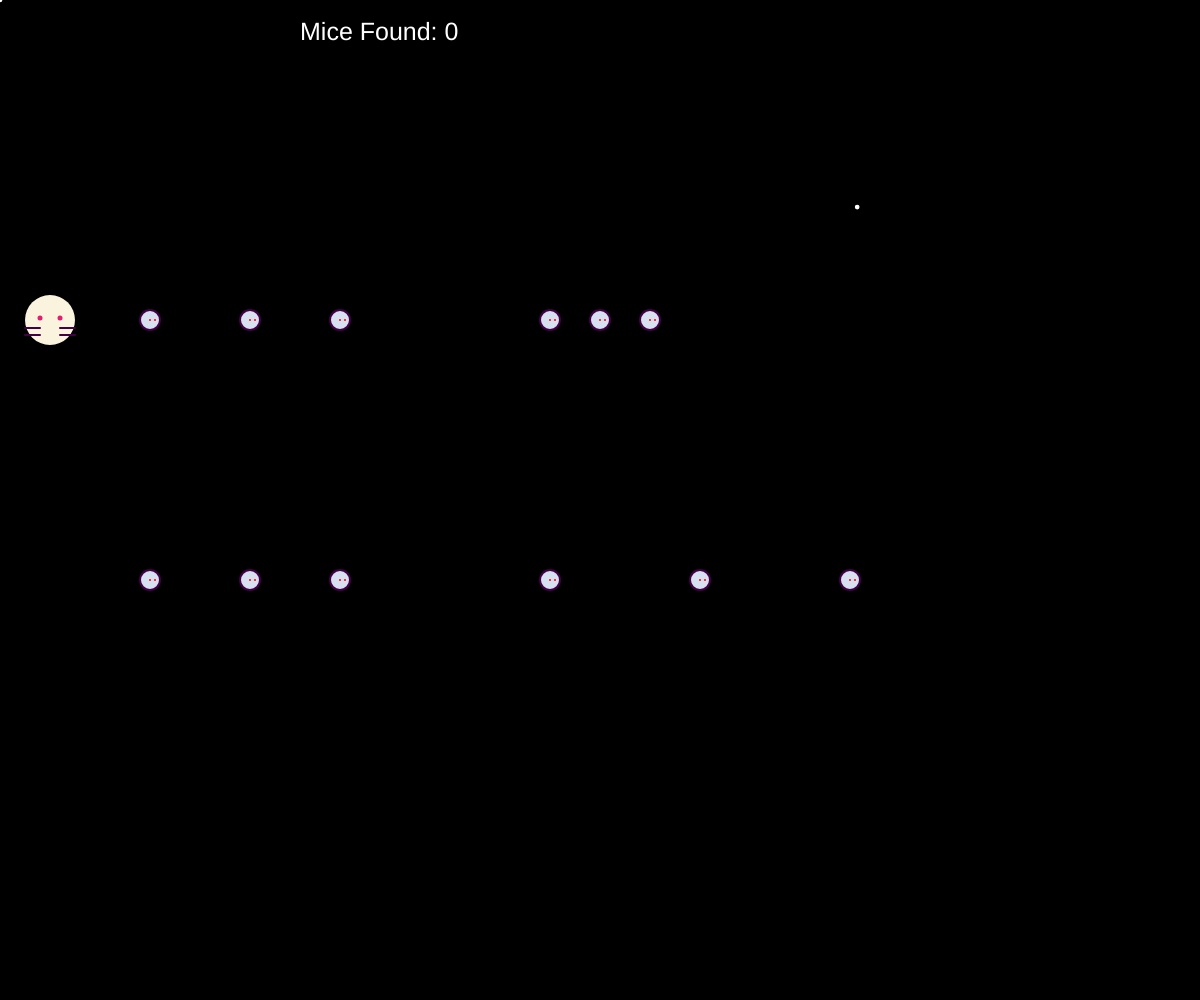
Frame 1 (no input)
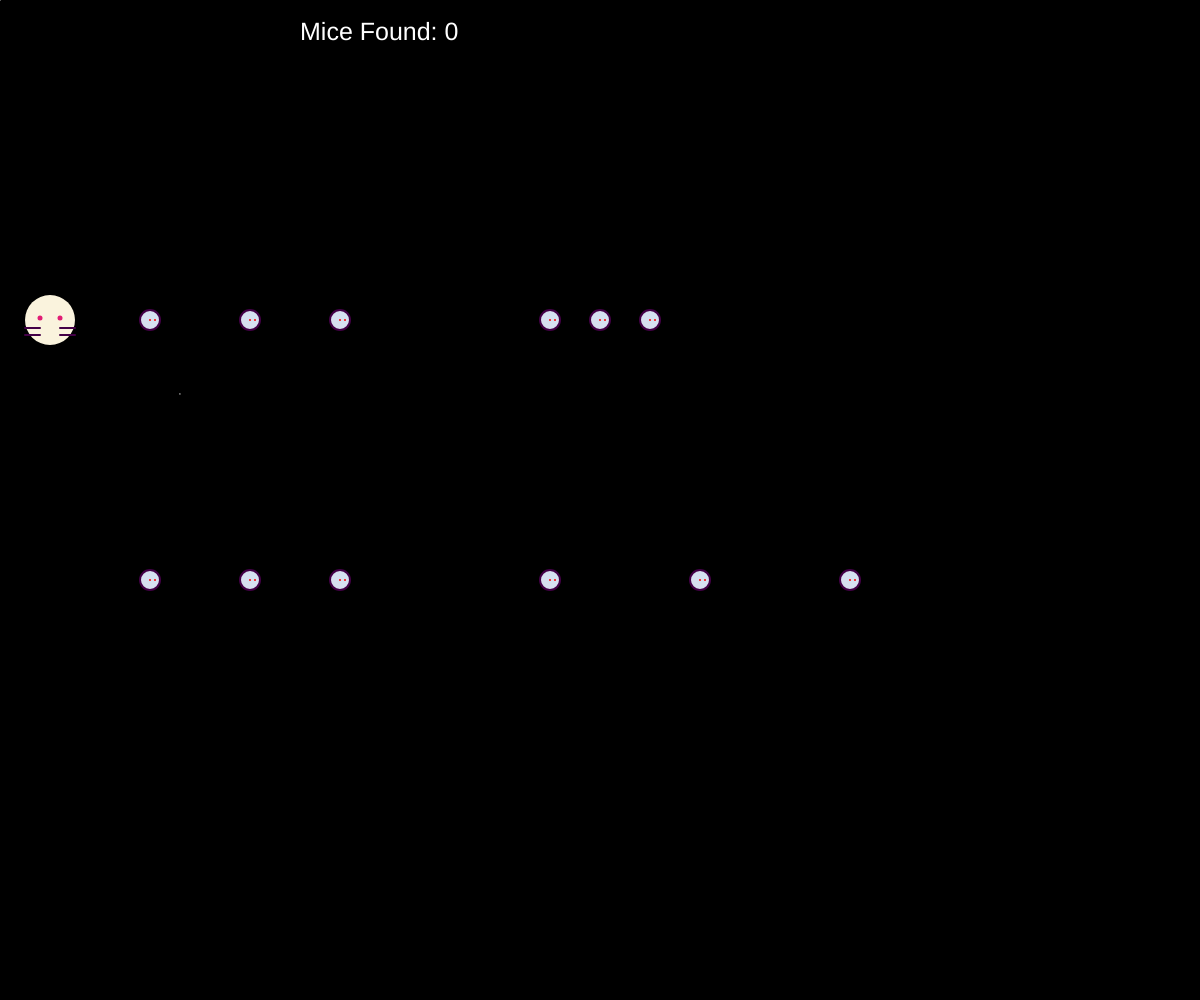
Frame 60 (no input)
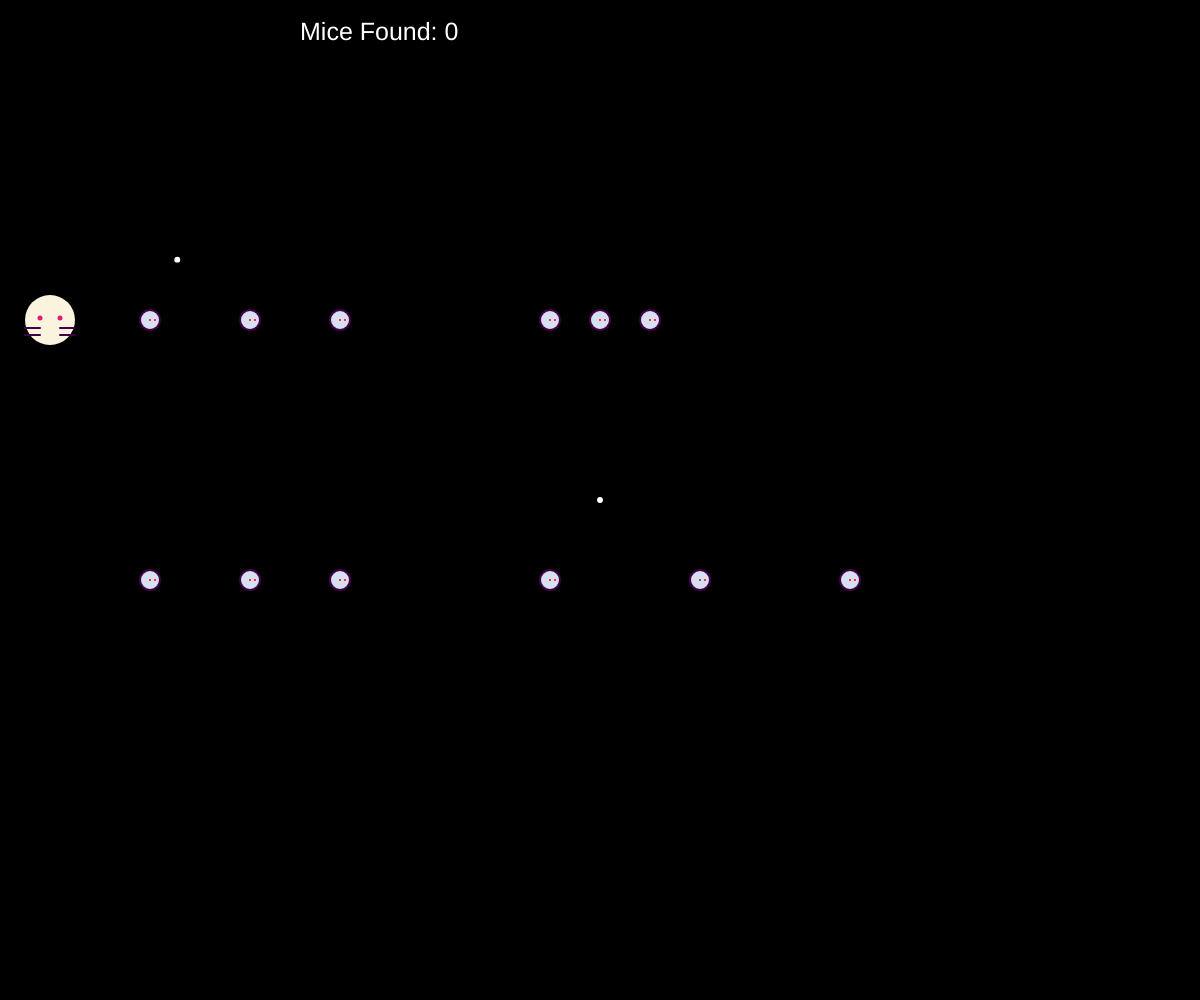
Frame 120 (the mouse pressed at the canvas centre since frame 60)

The p5.js sketch that drew these frames (run headless with seeded random() and noise() and a simulated clock; from frame 60 on, the mouse is pressed at the canvas centre):

// p5.js sketch
// ── sketch.js
function setup() {
  setUpGame();
}

// DRAW FUNCTION
function draw() {
  drawStars();
  drawCatCharacter();
  drawMouseCharacter();
  moveCatCharacter();
  drawGameScore();
}

// KEY PRESSED FUNCTION
function keyPressed() {
  // if this key is pressed, then the cat moves to the left
  if (keyCode == 37) {
    is_left = true;
  }

  // if this key is pressed, then the cat moves to the right
  if (keyCode == 39) {
    is_right = true;
  }

  // if this key is pressed, then the cat moves down
  if (keyCode == 40) {
    is_down = true;
  }

  // if this key is pressed, then the cat moves up
  if (keyCode == 38) {
    is_up = true;
  }
}

function keyReleased() {
  if (keyCode == 37) {
    is_left = false;
  }

  if (keyCode == 39) {
    is_right = false;
  }

  if (keyCode == 40) {
    is_down = false;
  }

  if (keyCode == 38) {
    is_up = false;
  }
}

// FOUND MOUSE FUNCTION
function mouseFound(mouse) {
  let distance;

  // Calculate distance based on the mouse and cat position(s)
  distance = int(dist(mouse.x_pos, mouse.y_pos, cat_x, cat_y));

  // If distance is equal to twenty then increment the game score by one
  // Set isFound to true
  if (distance == 20) {
    game_score += 1;
    isFound = true;
  }

  // Reset the game score once the mice have been found
  if (mouseFound == 10 || isFound) {
    game_score = 0;
    isFound = false;
    setup();
  }
}

// ── cat.js
// DRAW CAT

function drawCatCharacter() {
  // DRAW THE CAT'S FACE
  fill("#faf3dd");
  ellipse(cat_x, cat_y, 50, 50);

  // DRAW THE CAT'S EYES
  stroke("#e11d74");
  strokeWeight(5);
  point(cat_x - 10, cat_y - 2);
  point(cat_x + 10, cat_y - 2);

  // DRAW THE CAT'S WHISKERS
  stroke("#440047");
  strokeWeight(2);

  beginShape(LINES);
  vertex(cat_x - 25, cat_y + 8);
  vertex(cat_x - 10, cat_y + 8);
  endShape();

  beginShape(LINES);
  vertex(cat_x - 25, cat_y + 15);
  vertex(cat_x - 10, cat_y + 15);
  endShape();

  beginShape(LINES);
  vertex(cat_x + 25, cat_y + 8);
  vertex(cat_x + 10, cat_y + 8);
  endShape();

  beginShape(LINES);
  vertex(cat_x + 25, cat_y + 15);
  vertex(cat_x + 10, cat_y + 15);
  endShape();
}

// MOVE CAT CHARACTER FUNCTION
function moveCatCharacter() {
  // Move the character, ensuring that the character stays within the canvas
  if (is_left) {
    if (cat_x > width * 0.2) {
      cat_x -= 10;
    } else {
      scroll_position += 10;
    }
  }

  if (is_right) {
    if (cat_x < width * 0.8) {
      cat_x += 10;
    } else {
      scroll_position -= 10;
    }
  }

  if (is_down) {
    if (cat_y < height * 0.9) {
      cat_y += 10;
    } else {
      scroll_position -= 10;
    }
  }

  if (is_up) {
    if (cat_y > height * 0.2) {
      cat_y -= 10;
    } else {
      scroll_position += 10;
    }
  }
}

// ── mouse.js
function drawMouseCharacter() {
  // DRAW THE MICE
  for (let i = 0; i < mice.length; i++) {
    if (!isFound) {
      //mouse body
      fill("#d6e0f0");
      ellipse(mice[i].x_pos, mice[i].y_pos, 20, 20);
      mouseFound(mice[i]);
    }
  }

  // DRAW THE MICE'S EYES
  for (let j = 0; j < eyes.length; j++) {
    if (!isFound) {
      stroke("red");
      strokeWeight(2);
      point(eyes[j].x_pos, eyes[j].y_pos);
      mouseFound(eyes[j]);
    }
  }
}

// ── score.js
function drawGameScore() {
  // DISPLAY GAME SCORE
  fill(255, 255, 255);
  noStroke();

  textSize(25);
  textFont("Helvetica");
  text("Mice Found: " + game_score, 300, 40);
}

// ── setup.js
// BASED ON OlD WORK, ORIGINALLY POSTED HERE: https://github.com/HedonisticOpportunist/Cats-in-Neath/blob/master/scripts/sketch.js
// FURTHER IMPLEMENTATION IDEAS: https://github.com/HedonisticOpportunist/Game-Project-V2

// POSITION VARIABLES
let is_left;
let is_right;
let is_down;
let is_up;

// COLLISION DETECTION VARIABLES
let scroll_position;
let game_char_x;
let game_char_y;
let floor_pos_y;

// CAT POSITION COORDINATES
let cat_x;
let cat_y;

// GAME SCORE
let game_score;

// MOUSE FOUND
let isFound;

// ARRAYS
let mice;
let eyes;

function setUpGame() {
  createCanvas(windowWidth, windowHeight);

  // CHARACTER COLLISION CONTROL COORDINATES
  floor_pos_y = (height * 3) / 4;
  game_char_x = width / 2;
  game_char_y = floor_pos_y;
  game_char_world_x = game_char_x - scroll_position;
  game_char_world_x = game_char_x - scroll_position;

  // POSITION / BOOLEAN VARIABLES
  is_left = false;
  is_right = false;
  is_up = false;
  is_down = false;

  // CAT CHARACTER COORINATES
  cat_x = 50;
  cat_y = 320;

  // MOUSE COORINATES
  mouse_y = 320;
  mouse_second_y = 580;

  // Game score set to 0 so that player can start the game with a carte blanche
  game_score = 0;

  // Initialise is found to be false
  isFound = false;

  // Initialise mice objects within the mouse array.
  mice = [
    // First set of mice
    {
      x_pos: 150,
      y_pos: mouse_y,
    },
    {
      x_pos: 250,
      y_pos: mouse_y,
    },
    {
      x_pos: 340,
      y_pos: mouse_y,
    },
    // Second set of mice
    {
      x_pos: 550,
      y_pos: mouse_y,
    },
    {
      x_pos: 600,
      y_pos: mouse_y,
    },
    {
      x_pos: 650,
      y_pos: mouse_y,
    },
    // Third set of mice
    {
      x_pos: 150,
      y_pos: mouse_second_y,
    },
    {
      x_pos: 250,
      y_pos: mouse_second_y,
    },
    {
      x_pos: 340,
      y_pos: mouse_second_y,
    },
    // Fourth set of mice
    {
      x_pos: 550,
      y_pos: mouse_second_y,
    },
    {
      x_pos: 700,
      y_pos: mouse_second_y,
    },
    {
      x_pos: 850,
      y_pos: mouse_second_y,
    },
  ];

  // Initialise eyes for the wider mice eyes array.
  // The x position for each eye on the left side is incremented by five, so that the eyes display properly for each side.
  eyes = [
    // First set of mice
    {
      x_pos: 150,
      y_pos: mouse_y,
    },
    {
      x_pos: 150 + 5,
      y_pos: mouse_y,
    },
    {
      x_pos: 250,
      y_pos: mouse_y,
    },
    {
      x_pos: 250 + 5,
      y_pos: mouse_y,
    },
    {
      x_pos: 340,
      y_pos: mouse_y,
    },
    {
      x_pos: 340 + 5,
      y_pos: mouse_y,
    },
    // Second set of mice
    {
      x_pos: 550,
      y_pos: mouse_y,
    },
    {
      x_pos: 550 + 5,
      y_pos: mouse_y,
    },
    {
      x_pos: 600,
      y_pos: mouse_y,
    },
    {
      x_pos: 600 + 5,
      y_pos: mouse_y,
    },
    {
      x_pos: 650,
      y_pos: mouse_y,
    },
    {
      x_pos: 650 + 5,
      y_pos: mouse_y,
    },
    // Third set of mice
    {
      x_pos: 150,
      y_pos: mouse_second_y,
    },
    {
      x_pos: 150 + 5,
      y_pos: mouse_second_y,
    },
    {
      x_pos: 250,
      y_pos: mouse_second_y,
    },
    {
      x_pos: 250 + 5,
      y_pos: mouse_second_y,
    },
    {
      x_pos: 340,
      y_pos: mouse_second_y,
    },
    {
      x_pos: 340 + 5,
      y_pos: mouse_second_y,
    },
    // Fourth set of mice
    {
      x_pos: 550,
      y_pos: mouse_second_y,
    },
    {
      x_pos: 550 + 5,
      y_pos: mouse_second_y,
    },
    {
      x_pos: 700,
      y_pos: mouse_second_y,
    },
    {
      x_pos: 700 + 5,
      y_pos: mouse_second_y,
    },
    {
      x_pos: 850,
      y_pos: mouse_second_y,
    },
    {
      x_pos: 850 + 5,
      y_pos: mouse_second_y,
    },
  ];
}

// ── stars.js
function drawStars() {
  // SKY
  background(0, 0, 0);
  noStroke();

  // STARS
  /* @ Credit for the stars: 
  // https://editor.p5js.org/ag3439/sketches/Skgh1ZQtQ 
  */
  let galaxy = {
    locationX: random(width),
    locationY: random(height),
    size: random(1, 6),
  };

  // Generate stars from mouse directions and random x/y positions
  ellipse(mouseX, mouseY, galaxy.size, galaxy.size);
  ellipse(galaxy.locationX, galaxy.locationY, galaxy.size, galaxy.size);
}
